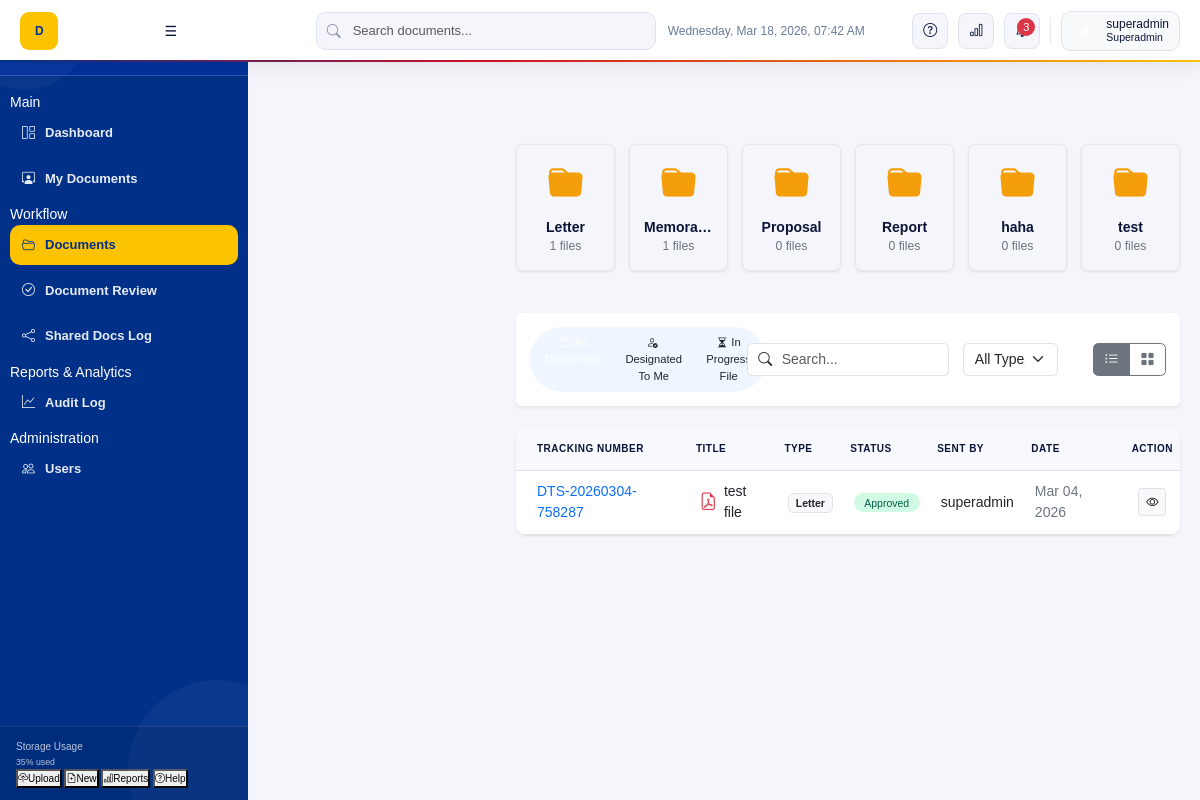
Page /documents/document.php (signed in) on the committed database.
### tables this page shows
CREATE TABLE `document_types` (
  `type_id` int(11) NOT NULL,
  `type_name` varchar(100) NOT NULL
);

CREATE TABLE `documents` (
  `document_id` int(11) NOT NULL,
  `tracking_number` varchar(50) NOT NULL,
  `title` varchar(200) NOT NULL,
  `description` text DEFAULT NULL,
  `type_id` int(11) DEFAULT NULL,
  `status_id` int(11) DEFAULT NULL,
  `created_by` int(11) DEFAULT NULL,
  `created_at` timestamp NOT NULL DEFAULT current_timestamp()
);

CREATE TABLE `document_status` (
  `status_id` int(11) NOT NULL,
  `status_name` varchar(50) NOT NULL
);

CREATE TABLE `users` (
  `user_id` int(11) NOT NULL,
  `first_name` varchar(50) NOT NULL,
  `middle_name` int(255) NOT NULL,
  `last_name` varchar(50) NOT NULL,
  `email` varchar(100) NOT NULL,
  `username` varchar(50) NOT NULL,
  `password` varchar(255) NOT NULL,
  `role` enum('superadmin','admin','staff') NOT NULL DEFAULT 'staff',
  `created_at` timestamp NOT NULL DEFAULT current_timestamp(),
  `updated_at` timestamp NOT NULL DEFAULT current_timestamp() ON UPDATE current_timestamp()
);

### documents/document.php (the view, shortened to what this page needs)
<?php
include dirname(__DIR__) . '/plugins/conn.php';
$user_id = (int)$_SESSION['user_id'];
$types_query = "SELECT dt.type_id, dt.type_name, COUNT(d.document_id) as file_count
                FROM document_types dt
                LEFT JOIN documents d ON dt.type_id = d.type_id AND d.status_id = 5
                GROUP BY dt.type_id, dt.type_name";
$types_result = $conn->query($types_query);
$types = [];
while($row = $types_result->fetch_assoc()) {
    $types[] = $row;
}
$view = (isset($_GET['view']) && in_array($_GET['view'], ['designated', 'inprogress'])) ? $_GET['view'] : 'all';
$where_clauses = [];
$params = [];
$types_string = "";
if ($view === 'designated') {
    $where_clauses[] = "EXISTS (SELECT 1 FROM document_shares ds2 WHERE ds2.document_id = d.document_id AND ds2.recipient_id = ?)";
    $params[] = $user_id;
    $types_string .= "i";
} elseif ($view === 'inprogress') {
    $where_clauses[] = "d.status_id IN (2, 3, 4)";
    $where_clauses[] = "NOT EXISTS (SELECT 1 FROM document_shares ds WHERE ds.document_id = d.document_id)";
} else {
    $where_clauses[] = "d.status_id = 5";
    $where_clauses[] = "NOT EXISTS (SELECT 1 FROM document_shares ds WHERE ds.document_id = d.document_id)";
}
$where_sql = "";
if (count($where_clauses) > 0) {
    $where_sql = "WHERE " . implode(" AND ", $where_clauses);
}
$all_docs_query = "SELECT d.*, dt.type_name, s.status_name, u.username as created_by_user,
                   (SELECT file_path FROM attachments WHERE document_id = d.document_id LIMIT 1) as file_path,
                   (SELECT file_name FROM attachments WHERE document_id = d.document_id LIMIT 1) as file_name,
                   (SELECT COUNT(*) FROM document_activity_log dal WHERE dal.document_id = d.document_id AND dal.user_id = ? AND dal.activity_type = 'finished') as is_finished,
                   (SELECT remark FROM document_remarks dr WHERE dr.document_id = d.document_id AND dr.remark LIKE 'Required Action:%' ORDER BY dr.created_at DESC LIMIT 1) as required_action_remark
                   FROM documents d
                   LEFT JOIN document_types dt ON d.type_id = dt.type_id
                   LEFT JOIN document_status s ON d.status_id = s.status_id
                   LEFT JOIN users u ON d.created_by = u.user_id
                   $where_sql
                   ORDER BY d.created_at DESC";
$stmt = $conn->prepare($all_docs_query);
if (!empty($params)) {
    array_unshift($params, $user_id);
    $types_string = "i" . $types_string;
    $stmt->bind_param($types_string, ...$params);
} else {
    $stmt->bind_param("i", $user_id);
}
$stmt->execute();
$all_docs_result = $stmt->get_result();
$documents_data = [];
if ($all_docs_result && $all_docs_result->num_rows > 0) {
    while ($doc = $all_docs_result->fetch_assoc()) {
        $documents_data[] = $doc;
    }
}
?>
<!DOCTYPE html>
<html lang="en">
<head>
    <link href="https://cdn.jsdelivr.net/npm/bootstrap@5.3.0/dist/css/bootstrap.min.css" rel="stylesheet">
    <link href="https://cdn.jsdelivr.net/npm/bootstrap-icons@1.10.0/font/bootstrap-icons.css" rel="stylesheet">
    <link rel="stylesheet" href="../assets/css/custom.css">
</head>
<body>
    <?php
    include __DIR__ . '/../includes/sidebar.php';
    ?>
    <main class="main-content">
        <?php include __DIR__ . '/../includes/navbar.php'; ?>
        <div class="row g-3 mb-5">
            <?php
            if (count($types) > 0) {
                foreach ($types as $type) {
            ?>
            <div class="col-md-2 col-6">
                <a href="#" class="folder-card view-folder-btn" data-type-id="<?php echo $type['type_id']; ?>" data-type-name="<?php echo htmlspecialchars($type['type_name']); ?>">
                    <div class="folder-icon"><i class="bi bi-folder-fill"></i></div>
                    <h6 class="fw-bold mb-0 text-truncate"><?php echo htmlspecialchars($type['type_name']); ?></h6>
                    <small class="text-secondary"><?php echo $type['file_count']; ?> files</small>
                </a>
            </div>
            <?php
                }
            } else {
                echo '<div class="col-12"><p class="text-center text-secondary">No document types found.</p></div>';
            }
            ?>
        </div>
        <div class="card border-0 shadow-sm mb-4">
            <div class="card-body p-3">
                <form method="GET" action="" class="row g-3 align-items-center">
                    <div class="col-md-4">
                        <div class="btn-group scope-toggle" role="group" aria-label="Scope Toggle">
                            <a href="document.php?view=all" class="btn <?php echo ($view === 'all') ? 'active' : ''; ?>">
                                <i class="bi bi-collection me-1"></i>All Documents
                            </a>
                            <a href="document.php?view=designated" class="btn <?php echo ($view === 'designated') ? 'active' : ''; ?>">
                                <i class="bi bi-person-check me-1"></i>Designated To Me
                            </a>
                            <a href="document.php?view=inprogress" class="btn <?php echo ($view === 'inprogress') ? 'active' : ''; ?>">
                                <i class="bi bi-hourglass-split me-1"></i>In Progress File
                            </a>
                        </div>
                    </div>
                    <div class="col-md-4">
                        <div class="input-group">
                            <span class="input-group-text bg-white border-end-0"><i class="bi bi-search"></i></span>
                            <input type="text" name="search" class="form-control border-start-0 ps-0" placeholder="Search..." value="<?php echo isset($_GET['search']) ? htmlspecialchars($_GET['search']) : ''; ?>" onchange="this.form.submit()">
                        </div>
                    </div>
                    <div class="col-md-2">
                        <select name="type" class="form-select" onchange="this.form.submit()">
                            <option value="">All Types</option>
                        </select>
                    </div>
                    <div class="col-md-2">
                        <div class="d-flex justify-content-end">
                            <div class="btn-group" role="group" aria-label="View Toggle">
                                <button type="button" class="btn btn-outline-secondary active" id="listViewBtn" onclick="toggleView('list')" title="List View">
                                    <i class="bi bi-list-ul"></i>
                                </button>
                                <button type="button" class="btn btn-outline-secondary" id="gridViewBtn" onclick="toggleView('grid')" title="Grid View">
                                    <i class="bi bi-grid-fill"></i>
                                </button>
                            </div>
                        </div>
                    </div>
                </form>
            </div>
        </div>
        <div id="listViewContainer" class="document-table mb-4">
            <div class="table-responsive">
                <table class="table table-hover align-middle mb-0">
                    <thead class="bg-light">
                        <tr>
                            <th class="ps-4 py-3">Tracking Number</th>
                            <th class="py-3">Title</th>
                            <th class="py-3">Type</th>
                            <th class="py-3">Status</th>
                            <th class="py-3">Sent By</th>
                            <th class="py-3">Date</th>
                            <th class="py-3 text-center">Action</th>
                        </tr>
                    </thead>
                    <tbody>
                        <?php
                        if (count($documents_data) > 0) {
                            foreach ($documents_data as $doc) {
                                $status_class = 'status-draft';
                                switch($doc['status_id']) {
                                    case 5: $status_class = 'status-approved'; break;
                                }
                                $status_display = '<span class="status-badge ' . $status_class . '">' . htmlspecialchars($doc['status_name']) . '</span>';
                                $icon_class = 'bi-file-earmark';
                                $icon_color = 'text-secondary';
                                $file_ext = '';
                                if (!empty($doc['file_name'])) {
                                    $file_ext = strtolower(pathinfo($doc['file_name'], PATHINFO_EXTENSION));
                                }
                                if (!empty($file_ext)) {
                                    switch ($file_ext) {
                                        case 'pdf':
                                            $icon_class = 'bi-file-earmark-pdf';
                                            $icon_color = 'text-danger';
                                            break;
                                    }
                                }
                        ?>
                        <tr>
                            <td class="ps-4 fw-medium text-primary"><?php echo htmlspecialchars($doc['tracking_number']); ?></td>
                            <td>
                                <div class="d-flex align-items-center">
                                    <i class="bi <?php echo $icon_class; ?> <?php echo $icon_color; ?> me-2 fs-5"></i>
                                    <span><?php echo htmlspecialchars($doc['title']); ?></span>
                                </div>
                            </td>
                            <td><span class="badge bg-light text-dark border"><?php echo htmlspecialchars($doc['type_name']); ?></span></td>
                            <td><?php echo $status_display; ?></td>
                            <td><?php echo htmlspecialchars($doc['created_by_user']); ?></td>
                            <td class="text-secondary"><?php echo date('M d, Y', strtotime($doc['created_at'])); ?></td>
                            <td class="text-center">
                                <button class="btn btn-sm btn-light border" title="View Details" onclick='openDocumentModal(<?php echo json_encode($doc, JSON_HEX_APOS | JSON_HEX_QUOT); ?>)'>
                                    <i class="bi bi-eye"></i>
                                </button>
                            </td>
                        </tr>
                        <?php
                            }
                        } else {
                            echo '<tr><td colspan="7" class="text-center py-5 text-secondary">No documents found matching your filters.</td></tr>';
                        }
                        ?>
                    </tbody>
                </table>
            </div>
        </div>
    </main>
</body>
</html>

### assets/css/custom.css (style rules this page uses)
:root { --bp-blue: #003087; --bp-blue-mid: #1351A8; --bp-blue-hover: #0d3d8a; --bp-blue-light: #E8EEF9; --bp-blue-lighter: #f0f4fc; --bp-red: #CE1126; --bp-red-light: #FDEAEC; --bp-gold: #FDC300; --bp-gold-light: #FFF8DC; --bp-gold-dark: #9a7500; --bp-white: #FFFFFF; --bp-surface: #F4F6FB; --bp-border: rgba(0,48,135,0.11); --bp-border-strong: rgba(0,48,135,0.22); --bp-text: #0B1437; --bp-muted: #6B7A99; --bp-muted-light: #a0aec0; --font: 'Plus Jakarta Sans', sans-serif; --radius: 14px; --radius-sm: 9px; --radius-xs: 6px; --sidebar-w: 248px; --navbar-h: 62px; --transition: all 0.18s cubic-bezier(0.4,0,0.2,1); --sidebar-transition: all 0.26s cubic-bezier(0.4,0,0.2,1); --sidebar-w-sm: 62px; }
*, *::before, *::after { box-sizing: border-box; margin: 0; padding: 0; }
html, body { height: 100%; width: 100%; overflow: hidden; font-family: var(--font); background: var(--bp-surface); color: var(--bp-text); font-size: 14px; line-height: 1.5; }
body { min-height: 100vh; }
body { display: grid; grid-template-columns: var(--sidebar-w) 1fr; grid-template-rows: var(--navbar-h) 1fr; min-height: 100vh; height: 100vh; width: 100vw; overflow: hidden; transition: grid-template-columns 0.26s cubic-bezier(0.4,0,0.2,1); }
* { box-sizing: border-box; }
.main-content { grid-column: 2; grid-row: 2; overflow-y: auto; min-height: calc(100vh - var(--navbar-h)); background: var(--bp-surface); padding: 18px 20px 20px; transition: margin var(--transition), padding var(--transition); position: relative; z-index: auto; }
.main-content { margin-left: var(--sidebar-w); padding: calc(var(--navbar-h) + 20px) 20px 20px; transition: margin 0.26s ease; }
.folder-card { background:var(--white);border:1px solid #e5e7eb;border-radius:.5rem;padding:1rem;text-align:center;transition:.2s;cursor:pointer;box-shadow:0 1px 3px rgba(0,0,0,.1);height:100%;text-decoration:none;display:block;color:inherit }
.folder-icon { font-size:2.5rem;color:#f59e0b;margin-bottom:.5rem }
.document-table { background:var(--white);border-radius:.75rem;box-shadow:0 1px 3px rgba(0,0,0,.1);overflow:hidden }
.status-badge { padding:.25rem .75rem;border-radius:9999px;font-size:.75rem;font-weight:500 }
.status-approved { background:#d1fae5;color:#065f46 }
.scope-toggle { background:#eff6ff;border-radius:999px;padding:.15rem }
.scope-toggle .btn { border:none;border-radius:999px;padding:.35rem .9rem;font-size:.8rem;color:var(--muted) }
.scope-toggle .btn.active { background:var(--blue);color:#fff }
.table th { font-weight: 600; color: var(--muted); font-size: 12px; letter-spacing: 0.05em; }
.table td { padding: 0.75rem; vertical-align: middle; }
.table thead th { background:#F7F9FF;font-size:10px;font-weight:600;color:var(--muted);text-transform:uppercase;letter-spacing:.5px }

### rows in the picture
document_types: type_name "Letter", file_count "1"
document_types: type_name "Memora…", file_count "1"
document_types: type_name "Proposal", file_count "0"
document_types: type_name "Report", file_count "0"
document_types: type_name "haha", file_count "0"
document_types: type_name "test", file_count "0"
documents: tracking_number "DTS-20260304-758287", title "test file", type.type_name "Letter", status.status_name "Approved", created_by.username "superadmin", created_at "Mar 04, 2026"

### other values in the picture
$_SESSION['username'] "superadmin"
$roleDisplay "Superadmin"
